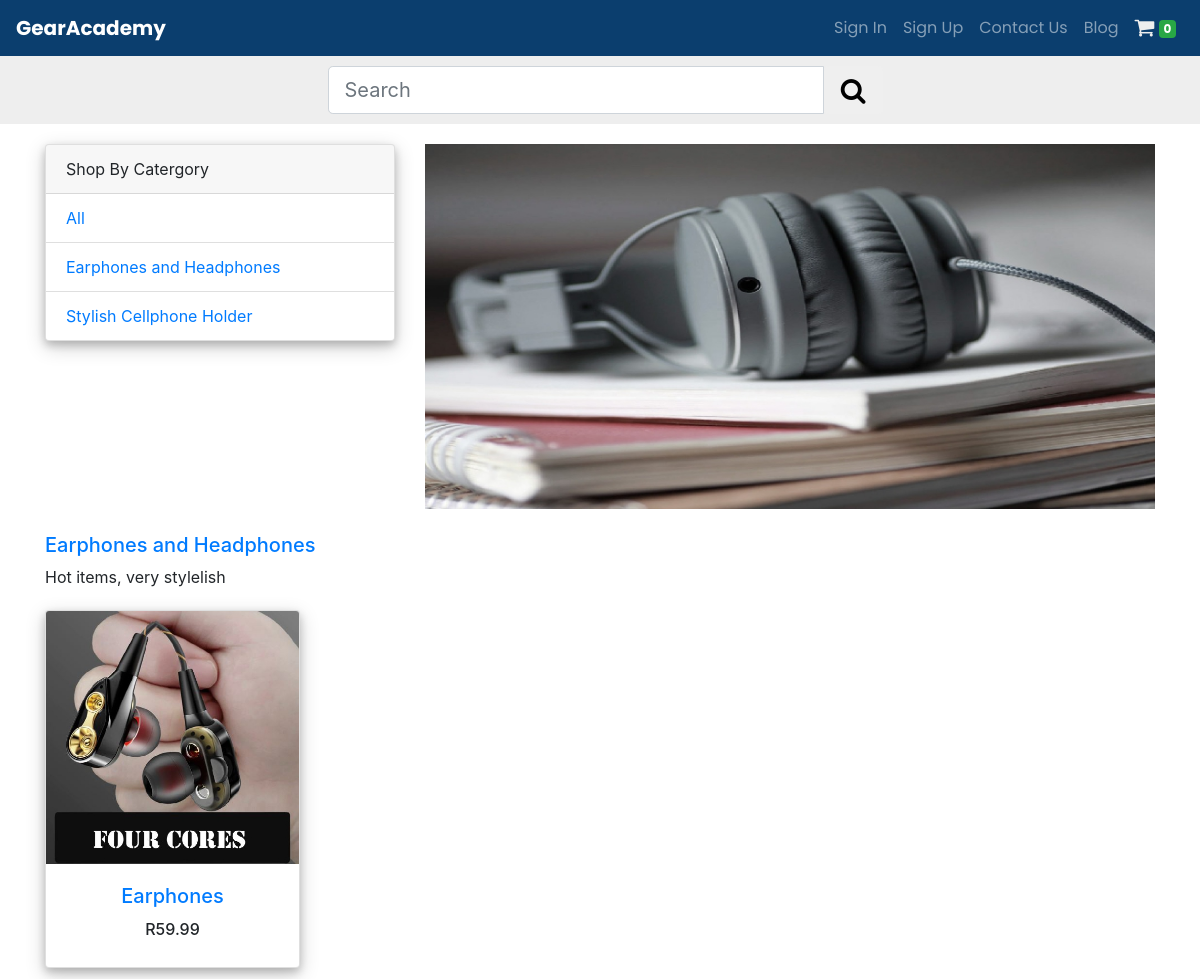
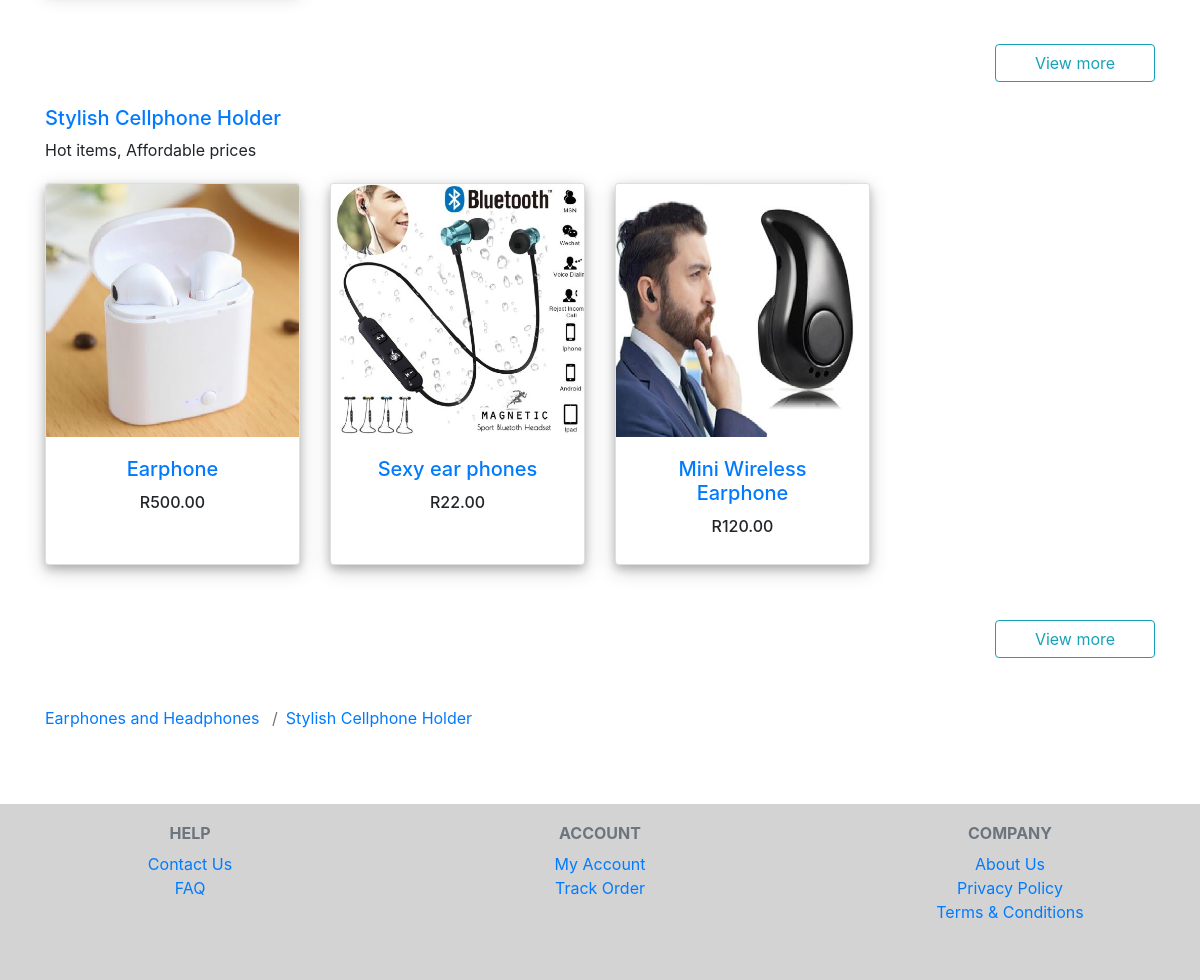
The page / on the database its author committed (2 pictures, top to bottom).
### shop/models.py (models this page shows, shortened)
class Category(models.Model):
    name = models.CharField(max_length=150, db_index=True)
    slogan = models.CharField(max_length=150, default='Hot items, Affordable prices')
    slug = models.SlugField(max_length=150, unique=True ,db_index=True)
    created_at = models.DateTimeField(auto_now_add=True)
    updated_at = models.DateTimeField(auto_now=True)
    image = models.ImageField(upload_to='products/%Y/%m/%d', blank=True)
    class Meta:
        ordering = ('name', )
        verbose_name = 'category'
        verbose_name_plural = 'categories'
    def get_absolute_url(self):
        return reverse('shop:product_list_by_category', args=[self.slug])

class ProductImage(models.Model):
    product = models.ForeignKey(Product, on_delete=models.CASCADE, related_name='images')
    image = models.ImageField(upload_to='products/%Y/%m/%d', blank=True)

class Product(models.Model):
    category = models.ForeignKey(Category, related_name='products', on_delete=models.CASCADE)
    name = models.CharField(max_length=100, db_index=True)
    slug = models.SlugField(max_length=100, db_index=True)
    description = models.TextField(blank=True)
    price = models.DecimalField(max_digits=10, decimal_places=2)
    available = models.BooleanField(default=True)
    stock = models.PositiveIntegerField()
    created_at = models.DateTimeField(auto_now_add=True)
    updated_at = models.DateTimeField(auto_now=True)
    warranty = models.CharField(max_length=100, default='Limited (12 months)')
    shipping = models.TextField(default='Free delivery available in South Africa only')
    barcode = models.CharField(max_length=100, default='No barcode yet')
    productUrl = models.CharField(max_length=220, default="https://www.aliexpress.com/")
    class Meta:
        ordering = ('name', )
        index_together = (('id', 'slug'),)
    def get_absolute_url(self):
        return reverse('shop:product_detail', args=[self.id, self.slug])

### shop/views.py (the view)
# urls.py: url(r'^$', views.product_list, name='product_list'),
def product_list(request, category_slug=None):
    search_term = ''
    category = None
    categories = Category.objects.all()
    adds = AddBanner.objects.all()
    products_list = Product.objects.filter(available=True).order_by("-updated_at")
    productsImage = ProductImage.objects.all()
    print(product_list)
    query = request.GET.get("search")
    if query:
        products_list = products_list.filter(
        Q(name__icontains=query) |
        Q(description__icontains=query)
        ).distinct()
    paginator = Paginator(products_list, 10)  # Show 10 contacts per page
    page = request.GET.get('page')
    try:
        products = paginator.page(page)
    except PageNotAnInteger:
        products = paginator.page(1)
    except EmptyPage:
        products = paginator.page(paginator.num_pages)
    context = {
        'category': category,
        'categories': categories,
        'products': products,
        'productsImages': productsImage,
        'search_term': search_term,
        'adds': adds
    }
    return render(request, 'shop/product/list.html', context)

### cart/cart.py (called while the page is built)
    def __len__(self):
        return sum(item['quantity'] for item in self.cart.values())

### cart/context_processors.py (called while the page is built)
def cart(request):
    return {'cart': Cart(request)}

### shop/templates/shop/product/list.html (shortened to what this page needs)
{% extends 'shop/base.html' %}
{% load static %}
{% load staticfiles %}
{% block content %}
<div class="container-fluid">
  <div class="row justify-content-around searchWidth">
    <div class="col-sm-8 col-md-6 col-lg-6 text-center">
      <form>
        <form class="form-inline my-2 my-lg-0">
            <div class="row">
               <div class="col-md-12">
                <div class="input-group input-group-lg">
                  <input type="text"
                         name="search"
                         class="form-control input-lg"
                         id="search-church"
                         value="{{ request.GET.search }}"
                         placeholder="Search">
                  <span class="input-group-btn">
                    <button class="btn btn-default btn-lg" type="submit"><i class="fa fa-lg fa-search"></i></button>
                  </span>
                </div>
              </div>
            </div>
        </form>
    </div>
  </div>
</div>
<div class="container">
  <div class="row justify-content-around">
    <div class="col-sm-12 col-md-4 col-lg-4 my-Catergory">
      <div class="card blog_card blog_card1">
        <div class="card-header">
          Shop By Catergory
        </div>
        <ul class="list-group list-group-flush">
          <a href="{{ post.get_absolute_url }}" class="list-group-item my_link" {% if not category %} class="active"{% endif %} href="{% url 'shop:product_list' %}">All</a>
          {% for c in categories %}
          <li class="list-group-item">
            <a href="{{ c.get_absolute_url }}" class="my_link">{{ c.name }}</a>
          </li>
          {% endfor %}
        </ul>
      </div>
    </div>
    <div class="col-sm-12 col-md-8 col-lg-8">
      <div class="row justify-content-right my_slider">
        <div class="col-sm-12 col-md-12 col-lg-12">
            <img id="{{ productsImage.id }}"
            name="slide"
            class="img-fluid"
            >
        </div>
      </div>
    </div>
  </div>
      <br>
      {% for c in categories %}
      <div class="row justify-content-start">
        <div class="col-sm-12 col-md-12 col-lg-12">
          <h5>
            <a href="{{ c.get_absolute_url }}">{{ c.name }}</a>
          </h5>
          <p>{{ c.slogan }}</p>
        </div>
      </div>
      <div class="row justify-content-start productSection">
        {% for product in products %}
          {% if c.id == product.category.id %}
          <div class="col-12 col-sm-4 col-md-4 col-lg-3 card-product_list">
            <a href="{{ product.get_absolute_url }}">
              <div class="card h-100 productImage blog_card1">
                {% for productsImage in productsImages %}
                  {% if productsImage.product.id  == product.id %}
                    <img id="{{ productsImage.id }}"
                    class="card-img-top img-fluid"
                    src="{% if productsImage.image %} {{ productsImage.image.url }} {% else %} {% static 'http://placehold.it/700x400' %} {% endif %}"
                    alt="">
                  {% endif %}
                {% endfor %}
                <div class="card-body text-center">
                  <h5 class="card-title">
                    <a href="{{ product.get_absolute_url }}">{{ product.name }}</a>
                  </h5>
                  <h6>R{{ product.price }}</h6>
                </div>
              </div>
            </a>
          </div>
          {% endif %}
        {% endfor %}
      </div>
      <div class="row justify-content-end">
        <div class="col-4 col-sm-4 col-md-2 col-lg-2">
          <a href="{{ c.get_absolute_url }}" class="btn btn-outline-info btn-block" role="button">
            View more
          </a>
          <br>
        </div>
      </div>
      {% endfor %}
      <br>
        <nav class="">
          {% for c in categories %}
          <a class="breadcrumb-item" href="{{ c.get_absolute_url }}">{{ c.name }}</a>
          {% endfor %}
        </nav>
</div>
{% endblock %}

### shop/templates/shop/base.html (shortened to what this page needs)
{% load staticfiles %}
{% include 'shop/navbar.html' %}
{% block content %}
{% endblock %}
<footer class="mt-4">
    {% include 'shop/footer.html' %}
</footer>

### shop/templates/shop/navbar.html (shortened to what this page needs)
<!doctype html>
{% load static %}
{% load staticfiles %}
<html lang="en">
  <head>
    <link rel="stylesheet" type="text/css" href="{% static 'css/styles.css' %}">
    <link href="https://maxcdn.bootstrapcdn.com/font-awesome/4.2.0/css/font-awesome.min.css" rel="stylesheet">
    <link rel="stylesheet" href="https://stackpath.bootstrapcdn.com/bootstrap/4.1.3/css/bootstrap.min.css">
  </head>
  <body class="mainWindow d-flex flex-column">
    <nav class="navbar navbar-expand-lg navbar-dark sticky-top">
        <a class="navbar-brand" href="{% url 'shop:product_list' %}">
        GearAcademy
        </a>
        <div class="collapse navbar-collapse" id="navbarSupportedContent">
            <ul class="navbar-nav">
            {% if request.user.is_authenticated %}
            <li class="nav-item">
                <a class="nav-link" href="#">Hi {{ request.user.username }}</a>
            </li>
            <li class="nav-item">
                <a class="nav-link" href="{% url 'accounts:profile_view' %}">My Account</a>
            </li>
            <li class="nav-item">
                <a class="nav-link" href="{% url 'accounts:logout_view' %}">Sign Out</a>
            </li>
            <li class="nav-item">
                <a class="nav-link" href="{% url 'contact:contact_view' %}">Contact Us</a>
            </li>
            {% else %}
            <li class="nav-item">
                <a class="nav-link" href="{% url 'accounts:login_view' %}">Sign In</a>
            </li>
            <li class="nav-item">
                <a class="nav-link" href="{% url 'accounts:register_view' %}">Sign Up</a>
            </li>
            <li class="nav-item">
                <a class="nav-link" href="{% url 'contact:contact_view' %}">Contact Us</a>
            </li>
            {% endif %}
            <li class="nav-item">
                <a class="nav-link" href="{% url 'blog:post_list' %}">Blog</a>
            </li>
            </ul>
            <ul class="navbar-nav">
                <li class="nav-item">
                    <a class="nav-link" href="{% url "cart:cart_detail" %}">
                      <i class="fa fa-lg fa-shopping-cart"></i>
                      <span class="badge badge-success">
                        {% with totail_items=cart|length %}
                          {% if cart|length > 0 %}
                              {{ totail_items }}
                          {% else %}
                              0
                          {% endif %}
                        {% endwith %}</span>
                    </a>
                </li>
            </ul>
        </div>
    </nav>
  </body>
</html>

### shop/templates/shop/footer.html
      <div class="row justify-content-between my-footer text-muted">
          <div class="col-sm-4 col-md-4 col-lg-4 text-center" >
            <h6 class="font-weight-bold text-uppercase footer-text" id="footer_my">Help</h6>
            <ul class="list-unstyled">
              <li>
                <a href="{% url 'contact:contact_view' %}">Contact Us</a>
              </li>
              <li>
                <a href="#!">FAQ</a>
              </li>
            </ul>
          </div>
          <div class="col-sm-4 col-md-4 col-lg-4 text-center">
            <h6 class="font-weight-bold text-uppercase footer-text">Account</h6>
            <ul class="list-unstyled">
              <li>
                <a href="{% url 'accounts:profile_view' %}">My Account</a>
              </li>
              <li>
                <a href="{% url 'accounts:profile_view' %}">Track Order</a>
              </li>
            </ul>
          </div>
          <div class="col-sm-4 col-md-4 col-lg-4 text-center">
            <h6 class="font-weight-bold text-uppercase footer-text">Company</h6>
            <ul class="list-unstyled">
              <li>
                <a href="#!">About Us</a>
              </li>
              <li>
                <a href="#!">Privacy Policy</a>
              </li>
              <li>
                <a href="#!">Terms & Conditions</a>
              </li>
            </ul>
          </div>
      </div>

### static/css/styles.css (style rules this page uses)
.searchWidth { background-color: #eee; padding: 10px 10px 10px 20px; }
.card-product_list { padding: 5px; }
.navbar { background-color: #0b3e6e; color: #EEE5E9; font-family: Poppins; }
h1,h2,h3,h4,h5,h6 { font-family: Poppins; }
.navbar-brand { font-size: 20px; font-weight: bold; }
.fa-shopping-cart { color: #eee; }
.my_slider { padding-top: 20px; }
.productSection { padding-bottom: 50px }
.my-footer { background-color: lightgrey; margin-top: 50px; padding-top: 20px; padding-bottom: 40px; }
body { min-height: 100vh; }
.blog_card { margin-top: 20px; }
.my_link:link { text-decoration: none; }
.blog_card1 { box-shadow: 0 4px 8px 0 rgba(0, 0, 0, 0.2), 0 6px 20px 0 rgba(0, 0, 0, 0.19); }

### rows shown on the page
Category: name "Earphones and Headphones", slogan "Hot items, very stylelish"
Category: name "Stylish Cellphone Holder", slogan "Hot items, Affordable prices"
Product: name "Earphones", price "59.99"
ProductImage: image (picture)
Product: name "Earphone", price "500.00"
ProductImage: image (picture)
Product: name "Sexy ear phones", price "22.00"
ProductImage: image (picture)
Product: name "Mini Wireless Earphone", price "120.00"
ProductImage: image (picture)
